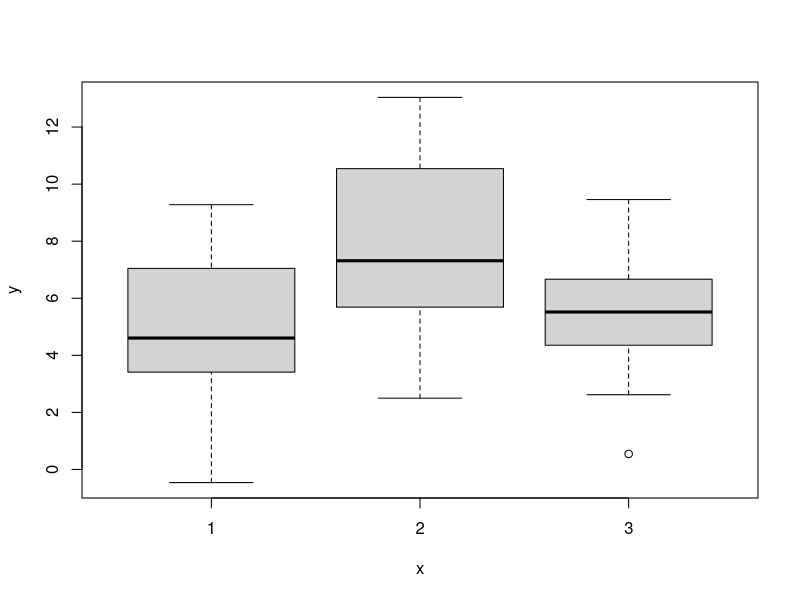
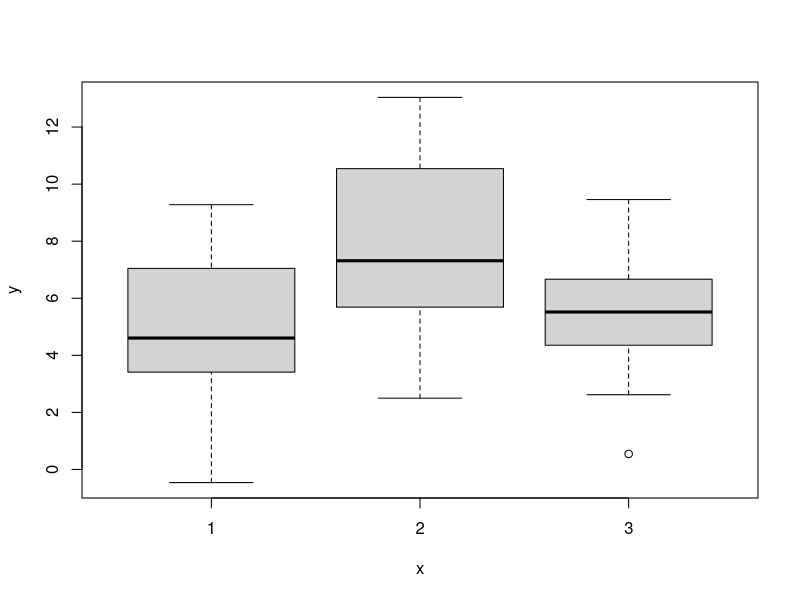
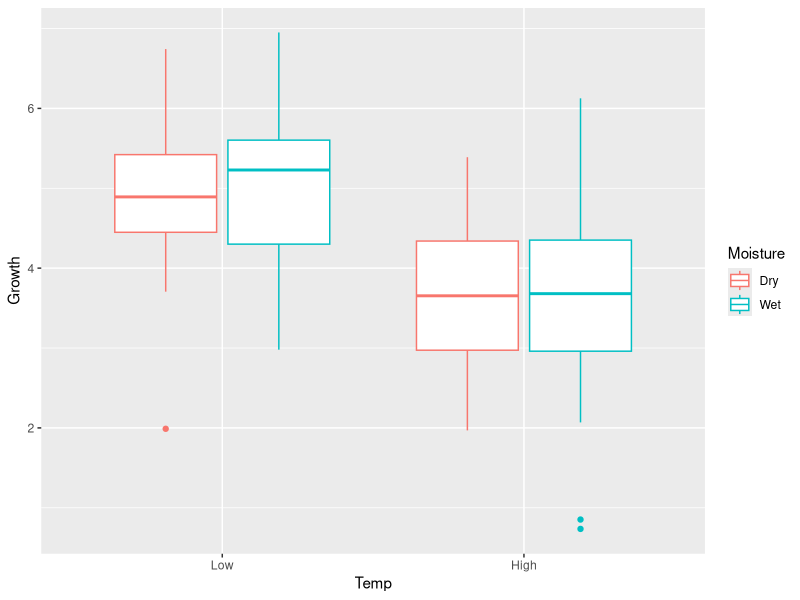
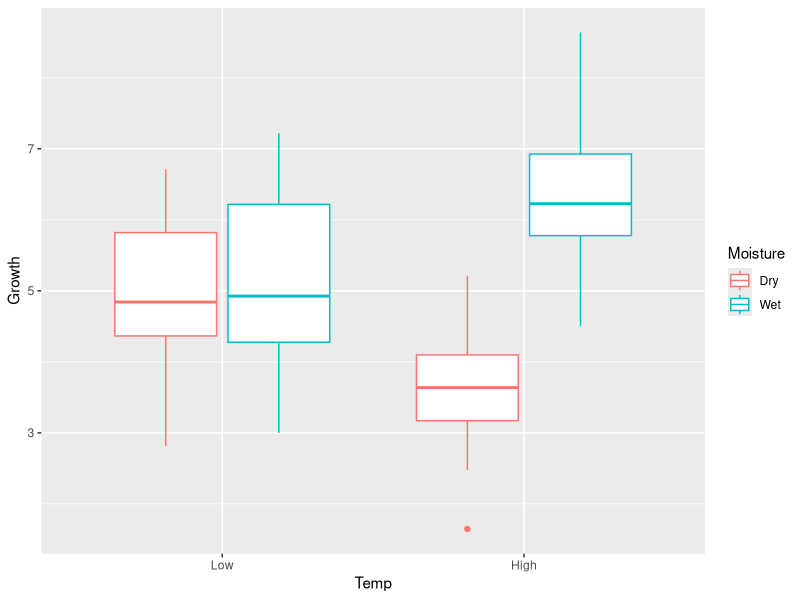

Here is the R script that generated these plots, in order:
## ---- chunk 1
set.seed(5)

n_levels = 3
n_obs_per_level = 25

# Construct X
x = rep(c(1:n_levels), 
        each = n_obs_per_level)

# Assign group-wise means
mus = NULL
mus[1] = 5.0
mus[2] = 7.5
mus[3] = 5.8
sigma = 2.5 # residual sigma

# Simulate data obs
y = NULL
for(i in 1:length(x)){
    this_level = x[i]
    y[i] =  
        mus[this_level] +
        # residual deviation from group-wise mean:
        rnorm(1, mean = 0, sd = sigma)
}

# Store in data frame
one_way_df = data.frame(
    y = y,
    x = factor(x) # store as factor/categorical
)

# Plot the means:
## Defaults to boxplot() when x is discrete
plot(y~x, data = one_way_df)
## ---- chunk 2
# Use the aov() function
m_one_way = aov(y ~ 1 + x, data = one_way_df)

summary(m_one_way)
## ---- chunk 3
# First, we need to run the "null" model (intercept only)
m_one_way_null = lm(y ~ 1, 
                    data = one_way_df)
    
# Extract the residuals (errors)
resid_full = m_one_way$residuals
resid_null = m_one_way_null$residuals

# Sum of Square Errors (SSE)
sse_full = crossprod(resid_full)
sse_null = crossprod(resid_null)

# degrees of freedom
n_obs = length(y)
df_full = n_obs - n_levels
df_null = n_obs - 1

# Calculate F_stat
f_test = ((sse_null - sse_full)/(df_null - df_full)) / (sse_full/df_full)

# Degrees of freedom for the F distribution:
df_numerator = df_null - df_full
df_denominator = df_full

p_one_way = 1 - pf(f_test,
                   df1 = df_numerator,
                   df2 = df_denominator)

# Compare to anova()
f_test; p_one_way
summary_aov = summary(m_one_way)
summary_aov[[1]]$`F value`; summary_aov[[1]]$`Pr(>F)`
## ---- chunk 4
TukeyHSD(m_one_way)
## ---- chunk 5
plot(y~x, data = one_way_df)
## ---- chunk 6
# Need to extract the data observations associated with all x levels, separately
these_x_1 = which(x == 1)
these_x_2 = which(x == 2)
these_x_3 = which(x == 3)
y_1 = y[these_x_1]
y_2 = y[these_x_2]
y_3 = y[these_x_3]

# Calculate pooled variance for whole data set
# Notice how this is not the same as var(y)
pooled_var = (var(y_1)+var(y_2)+var(y_3))/3

# Calculate q test statistic
q_test = 
    abs(mean(y_1) - mean(y_2)) /
    sqrt(pooled_var/n_obs_per_level)

q_test
# Degrees of freedom for q test stat
df_q = n_obs - n_levels

# Calculate p-value
p_2v1 = ptukey(q_test, 
               nmeans = 3,
               df = df_q, 
               lower.tail = FALSE)
p_2v1
## ---- chunk 7
library(ggplot2)

# 2x2 design
# Replicated 25 times
# Low, High (0, 1)
n_reps = 25
Temp = rep(0:1, each = n_reps*2)

# Low, High (0, 1)
Moisture = c(
    rep(0:1, each = n_reps),
    rep(0:1, each = n_reps)
)

# Simulate different effects:
set.seed(8)
# Just main effect
temp = NULL; moist = NULL 
global = 5
beta_t = -1.25
beta_m = 0
beta_intx = 0
sigma = 1.0

y = NULL
for(i in 1:length(Temp)){
    y[i] = global + 
        beta_t * Temp[i] +
        beta_m * Moisture[i] +
        beta_intx * Temp[i] * Moisture[i] +
        rnorm(1, mean = 0, sd = sigma)
}

# Store as data frame
two_way_df1 = data.frame(
    Growth = y,
    Temp = factor(Temp, levels = c(0,1), labels = c("Low", "High")),
    Moisture = factor(Moisture, levels = c(0,1), labels = c("Dry", "Wet"))
)


ggplot(two_way_df1) +
    geom_boxplot(aes(x = Temp, y = Growth, color = Moisture))
## ---- chunk 8
summary(aov(Growth ~ Temp + Moisture + Temp:Moisture,
            data = two_way_df1))
## ---- chunk 9
# INTERACTION
global = 5
beta_t = -1.25
beta_m = 0
beta_intx = 2.5
sigma = 1.0

set.seed(5)
y = NULL
for(i in 1:length(Temp)){
    y[i] = global + 
        beta_t * Temp[i] +
        beta_m * Moisture[i] +
        beta_intx * Temp[i] * Moisture[i] +
        rnorm(1, mean = 0, sd = sigma)
}

# Store as data frame
two_way_df2 = data.frame(
    Growth = y,
    Temp = factor(Temp, levels = c(0,1), labels = c("Low", "High")),
    Moisture = factor(Moisture, levels = c(0,1), labels = c("Dry", "Wet"))
)

ggplot(two_way_df2) +
    geom_boxplot(aes(x = Temp, y = Growth, color = Moisture))
## ---- chunk 10
aov_intx = aov(Growth ~ Temp + Moisture + Temp:Moisture,
               data = two_way_df2)
summary(aov_intx)
## ---- chunk 11
TukeyHSD(aov_intx)
